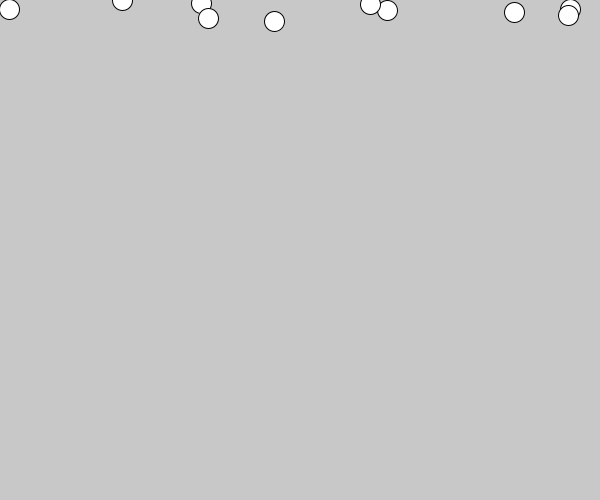
Frame 1 (no input)
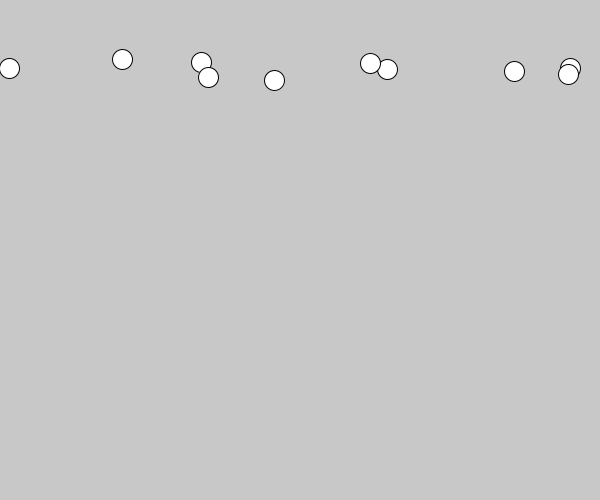
Frame 60 (the mouse pressed at the canvas centre just before this capture)
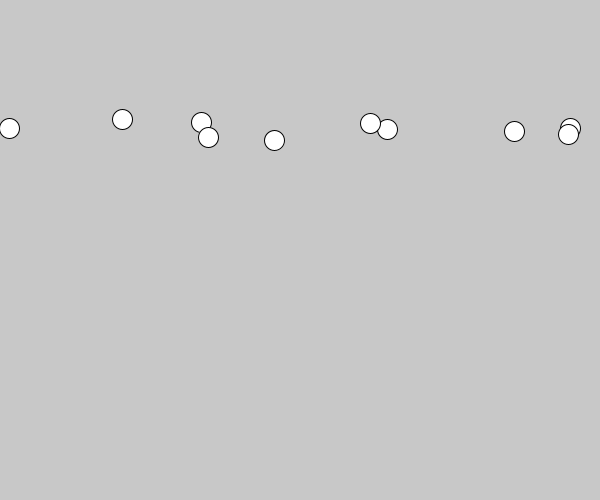
Frame 120 (the mouse held since frame 60 and released just before this capture)

The Processing sketch that drew these frames (run headless with seeded random() and noise(); from frame 60 on, the mouse is pressed at the canvas centre):

// Processing sketch: arrays15
// ── arrays15.pde
int DOT_COUNT = 10;
float[] xs = new float[DOT_COUNT];
float[] ys = new float[DOT_COUNT];
float[] speeds = new float[DOT_COUNT];

void setup() {
  size(600, 500);
  for (int i = 0; i < xs.length; i++) {
    xs[i] = random(width);
    ys[i] = random(40);
    speeds[i] = 1;
  }
}

void draw() {
  background(200);

  for (int i = 0; i < xs.length; i++) {
    circle(xs[i], ys[i], 20);
    ys[i] += speeds[i];
  }
}
